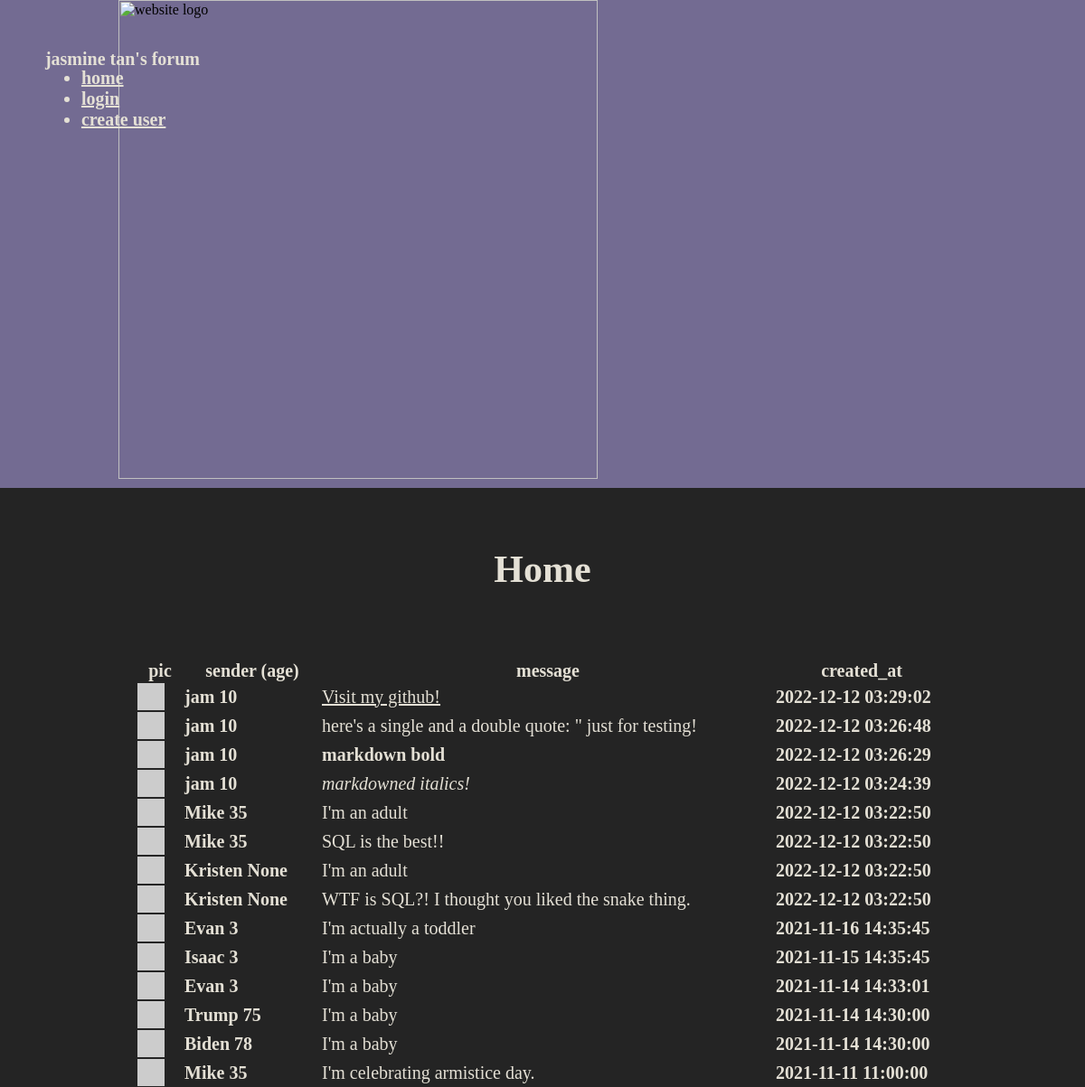
The page / on the database its author committed.
### tables this page shows
CREATE TABLE users (
    id INTEGER PRIMARY KEY,
    username TEXT NOT NULL UNIQUE,
    password TEXT NOT NULL,
    age INTEGER
);

CREATE TABLE messages (
    id integer primary key,
    sender_id integer not null,
    message text not null,
    created_at timestamp not null default current_timestamp
    );

### project.py (the view)
@app.route('/') #index page
def root():
    con = sqlite3.connect(DATABASE)
    messages = []
    username=request.cookies.get('username')
    password=request.cookies.get('password')
    good_credentials=are_credentials_good(username,password)
    print('good_credentials=', good_credentials)
    sql = """
    SELECT sender_id,message,created_at
    FROM messages
    ORDER BY created_at DESC;
    """
    cur_messages = con.cursor()
    cur_messages.execute(sql)
    for row_messages in cur_messages.fetchall():
        sql="""
        SELECT username,age
        FROM users
        WHERE id=?;
        """
        cur_users = con.cursor()
        cur_users.execute(sql, [row_messages[0]])
        for row_users in cur_users.fetchall():
            messages.append({
                'message': row_messages[1],
                'username': row_users[0],
                'created_at': row_messages[2],
                'profpic': 'https://robohash.org/' + row_users[0],
                'age':row_users[1],
                })
    return render_template('root.html', messages=messages, logged_in=good_credentials)

### project.py (called while the page is built)
def are_credentials_good(username,password):
    con = sqlite3.connect('twitter_clone.db')
    cur = con.cursor()
    username=username
    sql = """
    SELECT password FROM users where username= ?;
    """
    cur.execute(sql,[username])
    for row in cur.fetchall():
        if password == row[0]:
            return True
        else:
            return False

### templates/root.html
    {% extends 'base.html' %}
    {% block content %}
    <h2 id="header">Home</h2>
    <table id="messages">
        <tr>
            <th style="width: 50px" style="word-wrap: break-word">pic</th>
            <th style="width: 150px" style="word-wrap: break-word">sender (age)</th>
            <th style="width: 500px" style="word-wrap: break-word">message</th>
            <th style="width: 190px" style="word-wrap: break-word">created_at</th>
        </tr>
        {% for message in messages %}
            <tr>
                <td><img src="{{message['profpic']}}" width="30" alt="alternatetext"></td>
                <td>{{message['username']}} {{message['age']}}</td>
                <td style="font-weight: 400">{{message['message'] | safe }}</td>
                <td>{{message['created_at']}}  </td>
            </tr>
        {% endfor %}
    </table>
    {% endblock %}

### templates/base.html (shortened to what this page needs)
<html>
    <head>
        <link rel="stylesheet" href="/static/style.css">
    </head>
    <body>
        <div id="rect1" class="purple">
            <span id='sitelogo'>
                <img
                title= "welcome to my forum"
                height = 530px
                src="https://github.com/jasminextan/twitter-clone/blob/main/static/purple%20and%20white%20jasmine%20logo.png?raw=true"
                alt="website logo">
            </span>
            <h1 id="title">jasmine tan's forum</h1>
            <ul id="menu">
                <li><a href='/'>home</a></li>
                {% if request.cookies.get('username') and request.cookies.get('password') %}
                <li><a href='/create_message'>create message</a></li>
                <li><a href='/search_message'>search message</a></li>
                <li><a href='/logout'>logout</a></li>
                <li><a href='/user'>user</a></li>
                {% else %}
                <li><a href='/login'>login</a></li>
                <li><a href='/create_user'>create user</a></li>
                {% endif %}
            </ul>
            {% block content %}
            {% endblock %}
        </div>
    </body>
</html>

### static/style.css (style rules this page uses)
body { background-color: #242424 }
a { color: #E4E0D5 }
.purple { background-color: #736B92; }
#rect1 { position: absolute; width: 100%; height: 540px; left: 0%; top: 0px; z-index: 1; }
#title { position: absolute; width: 300px; height: 36px; left: 4.16%; top: 34px; font-weight: 700; font-size: 20px; line-height: 24px; display: flex; align-items: center; text-align: center; color: #E4E0D5; }
#menu { position: absolute; left: 4.16%; top: 55px; font-weight: 700; font-size: 20px; color: #E4E0D5; }
#messages { border-collapse: collapse; table-layout: fixed; width: 310px; font-weight: 700; font-size: 20px; color: #E4E0D5; top: 555px; margin-left: auto; margin-right: auto; }
#sitelogo { display: block; margin-left: auto; margin-right: auto; margin-top: 0px; width: 938px; }
#header { margin:0px; height: 200px; line-height:200px; font-weight: 700; font-size: 42px; text-align: center; color: #E4E0D5; }

### rows shown on the page
users: username "jam" "jam" "jam" "jam"
messages: message "Visit my github!", created_at "2022-12-12 03:29:02"
messages: message "here's a single and a double quote: \" just for testing!", created_at "2022-12-12 03:26:48"
messages: message "markdown bold", created_at "2022-12-12 03:26:29"
messages: message "markdowned italics!", created_at "2022-12-12 03:24:39"
users: username "Mike" "Mike" "Mike"
messages: message "I'm an adult", created_at "2022-12-12 03:22:50"
messages: message "SQL is the best!!", created_at "2022-12-12 03:22:50"
users: username "Kristen" "Kristen"
messages: message "I'm an adult", created_at "2022-12-12 03:22:50"
messages: message "WTF is SQL?! I thought you liked the snake thing.", created_at "2022-12-12 03:22:50"
users: username "Evan" "Evan"
messages: message "I'm actually a toddler", created_at "2021-11-16 14:35:45"
users: username "Isaac"
messages: message "I'm a baby", created_at "2021-11-15 14:35:45"
messages: message "I'm a baby", created_at "2021-11-14 14:33:01"
users: username "Trump"
messages: message "I'm a baby", created_at "2021-11-14 14:30:00"
users: username "Biden"
messages: message "I'm a baby", created_at "2021-11-14 14:30:00"
messages: message "I'm celebrating armistice day.", created_at "2021-11-11 11:00:00"

### other values the page prints
{{ message['age'] }} "10" "10" "10" "10" "35" "35" "None" "None" "3" "3" "3" "75" "78" "35"
